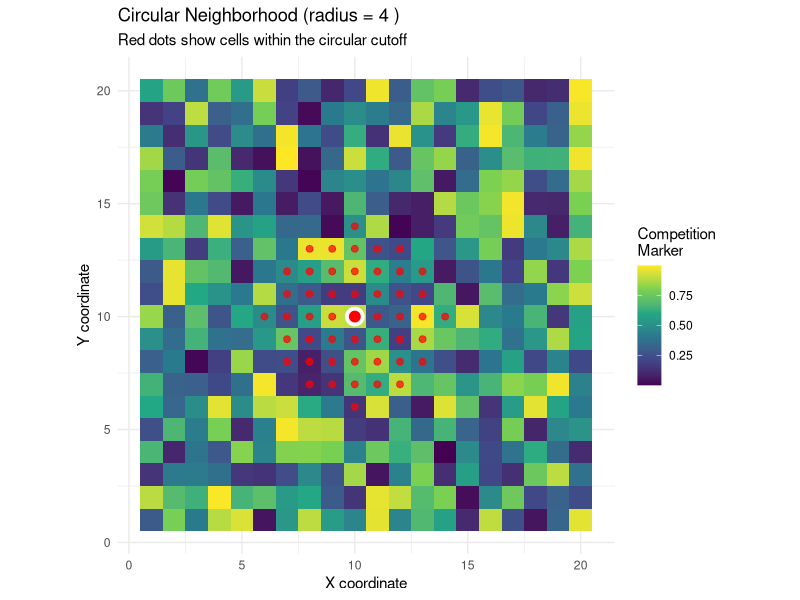
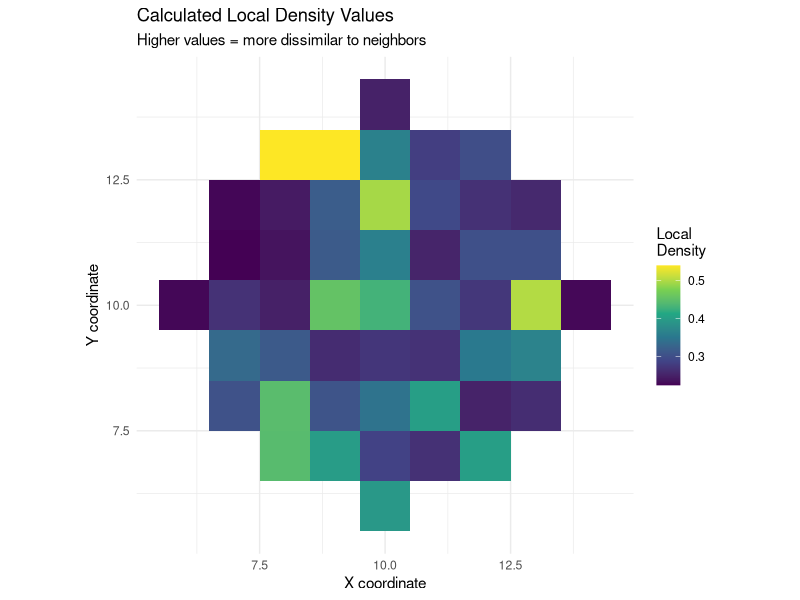
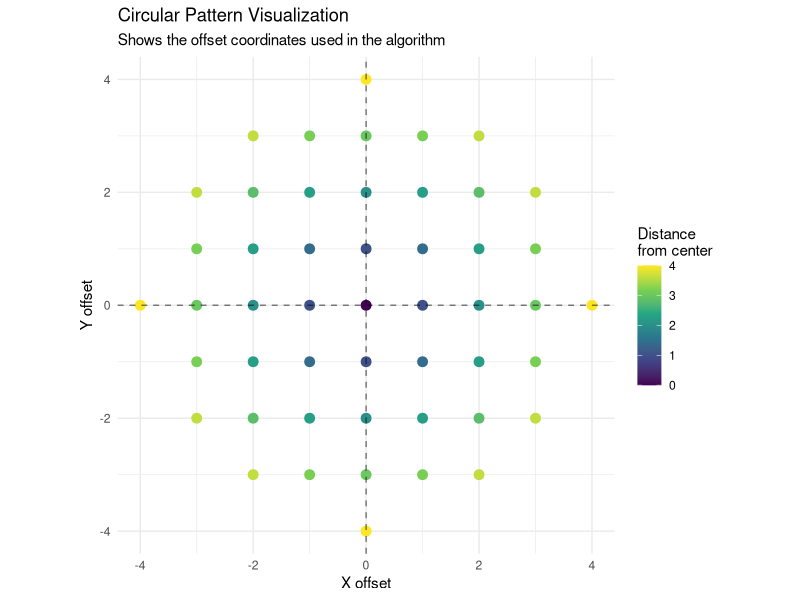

The R script that drew these images, in order:
#### circular boundary within density cut region to avoid diagonal bias for density dependence ####
# in the cpp files i didnt find a decay function. If there was one, this diagonal bias limits would be senseless, as it could be controlled by the decay function (?)

library(ggplot2)
library(dplyr)
library(reshape2)

# Function to calculate density for a single position
density_update <- function(landscape, x, y, density_cutoff) {
  x_dim <- nrow(landscape)
  y_dim <- ncol(landscape)
  
  # Calculate cells within cutoff (for normalization)
  cells_within_cutoff <- sum(outer(-density_cutoff:density_cutoff, 
                                   -density_cutoff:density_cutoff, 
                                   function(x, y) sqrt(x^2 + y^2) <= density_cutoff)) - 1 # exclude center
  
  results <- data.frame()
  
  # Outer loops - iterate through focus cells
  for (X1 in -density_cutoff:density_cutoff) {
    y_lims <- floor(sqrt(density_cutoff^2 - X1^2))
    
    for (Y1 in -y_lims:y_lims) {
      # Get focus cell (with wraparound)
      focus_x <- ((x + X1 - 1 + x_dim) %% x_dim) + 1  # R is 1-indexed
      focus_y <- ((y + Y1 - 1 + y_dim) %% y_dim) + 1
      
      relatedness <- 0.0
      neighbor_count <- 0
      
      # Inner loops - examine neighbors of focus cell
      for (X2 in -density_cutoff:density_cutoff) {
        y_lims2 <- floor(sqrt(density_cutoff^2 - X2^2))
        
        for (Y2 in -y_lims2:y_lims2) {
          neighbor_x <- ((focus_x + X2 - 1 + x_dim) %% x_dim) + 1
          neighbor_y <- ((focus_y + Y2 - 1 + y_dim) %% y_dim) + 1
          
          # Skip if it's the focus cell itself
          if (!(neighbor_x == focus_x && neighbor_y == focus_y)) {
            a <- landscape[focus_x, focus_y]
            b <- landscape[neighbor_x, neighbor_y]
            diff <- abs(a - b)
            relatedness <- relatedness + diff
            neighbor_count <- neighbor_count + 1
          }
        }
      }
      
      # Store result
      local_density <- relatedness / cells_within_cutoff
      results <- rbind(results, data.frame(
        focus_x = focus_x,
        focus_y = focus_y,
        local_density = local_density,
        offset_x = X1,
        offset_y = Y1
      ))
    }
  }
  
  return(results)
}

# Function to get circular neighborhood coordinates
get_circular_neighborhood <- function(center_x, center_y, radius) {
  coords <- data.frame()
  
  for (x in -radius:radius) {
    y_lims <- floor(sqrt(radius^2 - x^2))
    for (y in -y_lims:y_lims) {
      coords <- rbind(coords, data.frame(
        x = center_x + x,
        y = center_y + y,
        offset_x = x,
        offset_y = y,
        distance = sqrt(x^2 + y^2)
      ))
    }
  }
  
  return(coords)
}

# Create example landscape
set.seed(123)
landscape_size <- 20
landscape <- matrix(runif(landscape_size^2, 0, 1), 
                    nrow = landscape_size, 
                    ncol = landscape_size)

# Parameters
center_x <- 10
center_y <- 10
density_cutoff <- 4

# Calculate density for the neighborhood
density_results <- density_update(landscape, center_x, center_y, density_cutoff)

# Get circular neighborhood for visualization
circle_coords <- get_circular_neighborhood(center_x, center_y, density_cutoff)

# Prepare landscape for plotting
landscape_df <- melt(landscape)
colnames(landscape_df) <- c("x", "y", "competition_marker")

# Create the visualization
p1 <- ggplot() +
  # Plot the landscape
  geom_tile(data = landscape_df, aes(x = x, y = y, fill = competition_marker)) +
  scale_fill_viridis_c(name = "Competition\nMarker") +
  
  # Highlight the circular neighborhood
  geom_point(data = circle_coords, aes(x = x, y = y), 
             color = "red", size = 2, alpha = 0.7) +
  
  # Mark the center point
  geom_point(aes(x = center_x, y = center_y), 
             color = "white", size = 4, shape = 21, fill = "red", stroke = 2) +
  
  coord_equal() +
  theme_minimal() +
  labs(title = paste("Circular Neighborhood (radius =", density_cutoff, ")"),
       subtitle = "Red dots show cells within the circular cutoff",
       x = "X coordinate", y = "Y coordinate")

# Create density heatmap for the calculated region
p2 <- ggplot(density_results, aes(x = focus_x, y = focus_y, fill = local_density)) +
  geom_tile() +
  scale_fill_viridis_c(name = "Local\nDensity") +
  coord_equal() +
  theme_minimal() +
  labs(title = "Calculated Local Density Values",
       subtitle = "Higher values = more dissimilar to neighbors",
       x = "X coordinate", y = "Y coordinate")

# Create offset visualization to show the circular pattern
p3 <- ggplot(circle_coords, aes(x = offset_x, y = offset_y, color = distance)) +
  geom_point(size = 3) +
  scale_color_viridis_c(name = "Distance\nfrom center") +
  coord_equal() +
  theme_minimal() +
  labs(title = "Circular Pattern Visualization",
       subtitle = "Shows the offset coordinates used in the algorithm",
       x = "X offset", y = "Y offset") +
  geom_hline(yintercept = 0, linetype = "dashed", alpha = 0.5) +
  geom_vline(xintercept = 0, linetype = "dashed", alpha = 0.5)

# Display the plots
print(p1)
print(p2)
print(p3)

# Print some statistics
cat("Landscape size:", landscape_size, "x", landscape_size, "\n")
cat("Density cutoff radius:", density_cutoff, "\n")
cat("Cells within cutoff:", nrow(circle_coords), "\n")
cat("Center position: (", center_x, ",", center_y, ")\n")
cat("Range of local density values:", 
    round(min(density_results$local_density), 3), "to", 
    round(max(density_results$local_density), 3), "\n")